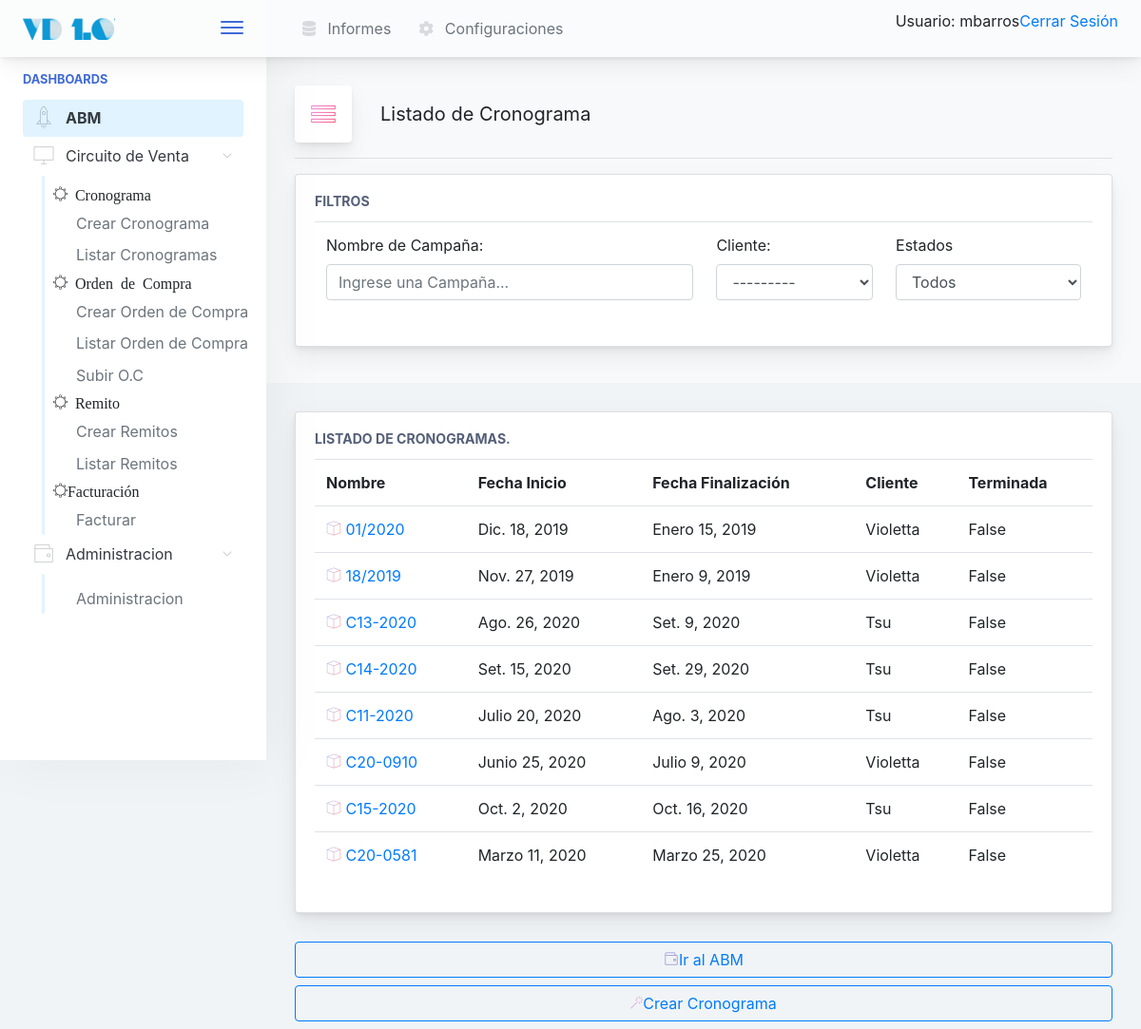
Page /venta/cronograma/listar/ (signed in) on the earlier database version.
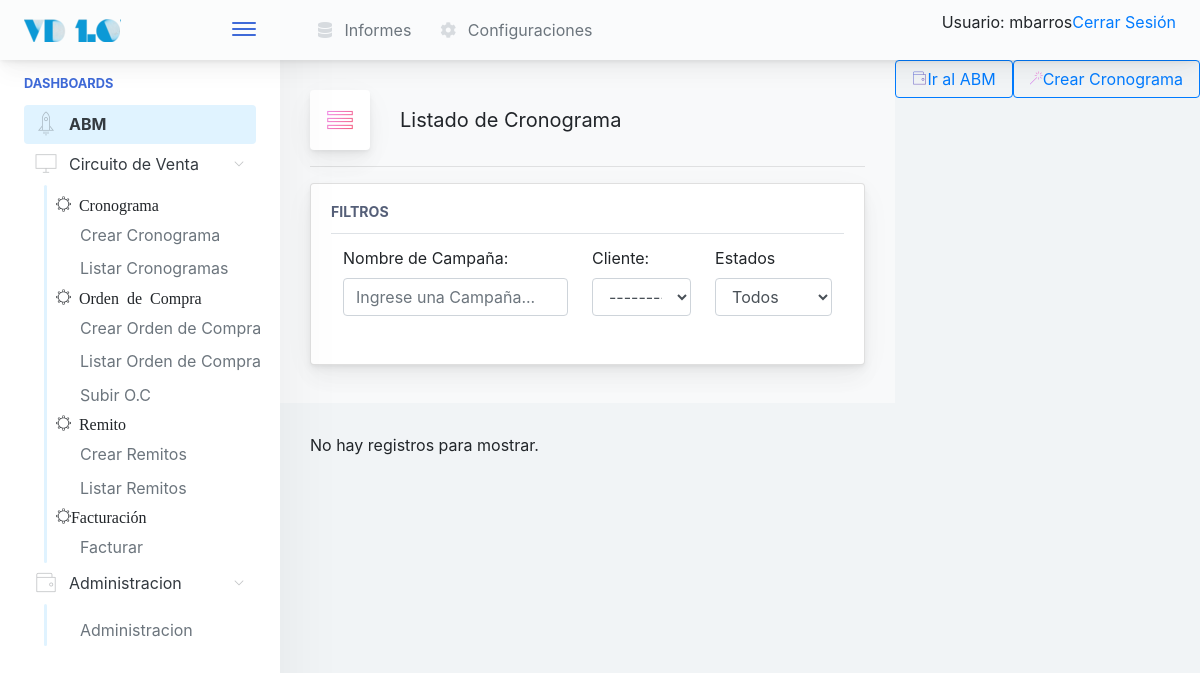
Same page on the later database version.
### venta/models.py (models this page shows)
class Cronograma(models.Model):
        nombre                                  = models.CharField(max_length=20)
        cliente                                 = models.ForeignKey(Cliente, null=False, blank=False, on_delete=models.CASCADE)
        fecha_inicio                    = models.DateField(default='1983-01-17')
        fecha_finalizacion              = models.DateField(default='1983-01-17')
        terminada                               = models.BooleanField(default=False)
        def __str__(self):
                return self.nombre

### gral/models.py (models this page shows)
class Cliente(models.Model):
    razon_social      = models.CharField(max_length=150, unique=True)
    nombre_corto      = models.CharField(max_length=25, unique=True)
    cuit              = models.CharField(max_length=15, unique=True)
    direccion_fiscal  = models.CharField(max_length=250)
    direccion_entrega = models.CharField(max_length=250)
    condicion_iva     = models.CharField(max_length=100, blank=False, default='Responsable Inscripto')
    observaciones     = models.TextField(blank=True)
    def __str__(self):
        return self.nombre_corto

### venta/views.py (the view)
# urls.py: path('cronograma/listar/', CronogramaList.as_view(), name='CronogramaList'),
class CronogramaList(LoginRequiredMixin, ListView):
	model = Cronograma

### inicio/templates/venta/cronograma_list.html (shortened to what this page needs)
{% extends '../base.html' %}
{%  block cuerpo %}
<div class="app-page-title">
	<div class="page-title-heading">
		<div class="page-title-icon">
			<i class="pe-7s-menu icon-gradient bg-ripe-malin"> </i>
		</div>
		<div>Listado de Cronograma</div>
	</div>
	<hr/>
	<div class="main-card mb-2 card">
		<div class="card-body">
			<h5 class="card-title">Filtros</h5>
			<table class="table table-hover table-fixed">
				<tr>
					<td>
						<label for="filtroNombre">Nombre de Campaña:</label>
						<input type="text" class="form-control" id="filtroNombre"
							onkeyup="filtroNombreCliente()"
							placeholder="Ingrese una Campaña..." /></td>
					<td>
						<label for="clientes_select">Cliente:</label>
						<select id="clientes_select" class="form-control"
							onchange="filtroNombreCliente()">
					</td>
					<td>
						<label for="filtroEstado">Estados</label>
						<select class="form-control" id="filtroEstado"
							onchange="filtroNombreCliente()">
							<option value="*">Todos</option>
						</select>
					</td>
				</tr>
			</table>
		</div>
	</div>
</div>
{% if object_list %}
<div class="main-card mb-3 card">
	<div class="card-body">
	<h5 class="card-title">Listado de cronogramas.</h5>
		<table class="table table-hover table-fixed" id="tablaResultado">
		  <tr>
		    <th>Nombre</th>
		    <th>Fecha Inicio</th>
		    <th>Fecha Finalización</th>
		    <th>Cliente</th>
		    <th>Terminada</th>
		  </tr>
		      {% for cronograma in object_list %}
		   <tr>
		      <td> <a href="{% url 'venta:CronogramaDetail' pk=cronograma.id %}">
		      	<i class="pe-7s-box2 icon-gradient bg-amy-crisp">
		        </i>
		        {{cronograma}}
		    </a>
		      </td>
		      <td>
		        {{cronograma.fecha_inicio }}
		      </td>
		      <td>
		        {{cronograma.fecha_finalizacion }}
		      </td>
		      <td>
		        {{cronograma.cliente}}
		      </td>
		      <td>
		        {{ cronograma.terminada }}
		      </td>
		    </tr>
		      {% endfor %}
		    {% else %}
		      <p>No hay registros para mostrar.</p>
		    {% endif %}
		</table>
	</div>
</div>
<a href="{% url 'inicio:abm' %}">
<button class="mb-2 mr-2 btn-transition btn btn-outline-primary btn-block">
		<i class="pe-7s-wallet icon-gradient bg-plum-plate"></i>Ir al ABM
</button>
</a>
<a href="{% url 'venta:CronogramaCreate' %}">
<button class="mb-2 mr-2 btn-transition btn btn-outline-primary btn-block">
		<i class="pe-7s-magic-wand icon-gradient bg-mixed-hopes"></i>Crear Cronograma
</button>
</a>
{% endblock %}

### inicio/templates/base.html (shortened to what this page needs)
<!doctype html>
<html lang="es">
<head>
    {% include "./utils/base_cabecera.html" %}
</head>
<body>
    {% if user.is_authenticated %}
            <div class="app-container app-theme-white body-tabs-shadow fixed-sidebar fixed-header">
    {% else %}
        <div class="app-container app-theme-white body-tabs-shadow fixed-sidebar fixed-header closed-sidebar">
    {% endif %}
        <div class="app-header header-shadow">
            <div class="app-header__logo">
                <div class="logo-src"></div>
                <div class="header__pane ml-auto">
                    <div>
                        <button type="button" class="hamburger close-sidebar-btn hamburger--elastic" data-class="closed-sidebar">
                            <span class="hamburger-box">
                                <span class="hamburger-inner"></span>
                            </span>
                        </button>
                    </div>
                </div>
            </div>
                <div class="app-header__content">
                <div class="app-header-left">
                                               {% if user.is_authenticated %}
                    <ul class="header-menu nav">
                        <li class="nav-item">
                            <a href="javascript:void(0);" class="nav-link">
                                <i class="nav-link-icon fa fa-database"> </i>
                                Informes
                            </a>
                        </li>
                        <li class="dropdown nav-item">
                            <a href="{% url 'configuraciones:configuraciones' %}" class="nav-link">
                                <i class="nav-link-icon fa fa-cog"></i>
                                Configuraciones
                            </a>
                        </li>
                    </ul>
                 {% endif %}
                 </div>
                <div class="app-header-right">
                    <div class="header-btn-lg pr-0">
                        <div class="widget-content p-0">
                            <div class="widget-content-wrapper">
                                <div class="widget-content-left">
                                    <div class="btn-group">
    {% if user.is_authenticated %}
     <p>Usuario:  {{ user.get_username }}</p>
     <p><a href="{% url 'logout'%}?next={{request.path}}">Cerrar Sesión</a></p>
   {% else %}
     <p><a href="{% url 'login'%}?next={{request.path}}">Ingresar</a></p>
   {% endif %}
                                    </div>
                                </div>
                            </div>
                        </div>
                    </div>        </div>
            </div>
        </div>
               <div class="app-main">
                <div class="app-sidebar sidebar-shadow">
                        <div class="scrollbar-sidebar">
                        <div class="app-sidebar__inner">
                            {% if user.is_authenticated %}
                            <ul class="vertical-nav-menu">
                                <li class="app-sidebar__heading">Dashboards</li>
                                  <li>
                                     <a href="{% url 'inicio:abm' %}" class="mm-active">
                                        <i class="metismenu-icon pe-7s-rocket"></i>
                                        ABM
                                    </a>
                                </li>
                                <li>
                                    <a href="#">
                                        <i class="metismenu-icon pe-7s-monitor"></i>
                                        Circuito de Venta
                                        <i class="metismenu-state-icon pe-7s-angle-down caret-left"></i>
                                    </a>
                                    <ul>
                                    	<li><i class="pe-7s-settings">  Cronograma</i></li>
                                        <li>
                                            <a href="{% url 'venta:CronogramaCreate' %}">
                                                Crear Cronograma
                                            </a>
                                        </li>
                                         <li>
                                            <a href="{% url 'venta:CronogramaList' %}">
                                                Listar Cronogramas
                                            </a>
                                        </li>
                                    	<li><i class="pe-7s-settings">  Orden de Compra</i></li>
                                         <li>
                                            <a href="{% url 'venta:OrdenCompraCompleto' %}">
                                                Crear Orden de Compra
                                            </a>
                                        </li>
                                        <li>
                                            <a href="{% url 'venta:OrdenCompraList' %}">
                                                Listar Orden de Compra
                                            </a>
                                        </li>
                                        <li>
                                            <a href="{% url 'upoc:SubirOC' %}">
                                                Subir O.C
                                            </a>
                                        </li>
                                    	<li><i class="pe-7s-settings">  Remito</i></li>
                                          <li>
                                            <a href="{% url 'venta:RemitoCrear' %}">
                                                Crear Remitos
                                            </a>
                                        </li>
                                        <li>
                                            <a href="{% url 'venta:RemitoListar' %}">
                                                Listar Remitos
                                            </a>
                                        </li>
                                        <li><i class="pe-7s-settings">Facturación</i></li>
                                                                           <li>
                                            <a href="{% url 'venta:RemitoCrear' %}">
                                                Facturar
                                            </a>
                                        </li>
                                    </ul>
                                                                    <li>
                                    <a href="#">
                                        <i class="metismenu-icon pe-7s-wallet"></i>
                                        Administracion
                                        <i class="metismenu-state-icon pe-7s-angle-down caret-left"></i>
                                    </a>
                                    <ul>
                                        <li>
                                            <a href="{% url 'admin:index' %}">
                                                Administracion
                                            </a>
                                        </li>
                                        </ul>
                                </li>
                            </ul>
                            {% endif %}
                        </div>
                    </div>
                </div>    <div class="app-main__outer">
                <div class="app-main__inner">
                                            {% if user.is_authenticated %}
			{% block cuerpo %}
			{% endblock %}
			{% else %}
			{% block sesion%}
			{% endblock %}
			{% endif %}
			</div>
    </div>
        </div>
    </div>
</body>
</html>

### inicio/templates/utils/base_cabecera.html (shortened to what this page needs)
{% load static %}
<link href="{% static 'css/main.css'%}" rel="stylesheet"></head>
<link rel="stylesheet" href="https://ajax.googleapis.com/ajax/libs/jqueryui/1.12.1/themes/smoothness/jquery-ui.css">
<link rel="stylesheet" href="https://stackpath.bootstrapcdn.com/bootstrap/4.3.1/css/bootstrap.min.css">

### inicio/templates/utils/base_pie.html (shortened to what this page needs)
{% load static %}

Differences in the rows shown:
removed Cronograma: nombre "01/2020", fecha_inicio "Dic. 18, 2019", fecha_finalizacion "Enero 15, 2019", cliente "Violetta", terminada "False"
removed Cronograma: nombre "18/2019", fecha_inicio "Nov. 27, 2019", fecha_finalizacion "Enero 9, 2019", cliente "Violetta", terminada "False"
removed Cronograma: nombre "C13-2020", fecha_inicio "Ago. 26, 2020", fecha_finalizacion "Set. 9, 2020", cliente "Tsu", terminada "False"
removed Cronograma: nombre "C14-2020", fecha_inicio "Set. 15, 2020", fecha_finalizacion "Set. 29, 2020", cliente "Tsu", terminada "False"
removed Cronograma: nombre "C11-2020", fecha_inicio "Julio 20, 2020", fecha_finalizacion "Ago. 3, 2020", cliente "Tsu", terminada "False"
removed Cronograma: nombre "C20-0910", fecha_inicio "Junio 25, 2020", fecha_finalizacion "Julio 9, 2020", cliente "Violetta", terminada "False"
removed Cronograma: nombre "C15-2020", fecha_inicio "Oct. 2, 2020", fecha_finalizacion "Oct. 16, 2020", cliente "Tsu", terminada "False"
removed Cronograma: nombre "C20-0581", fecha_inicio "Marzo 11, 2020", fecha_finalizacion "Marzo 25, 2020", cliente "Violetta", terminada "False"
Other differences:
text no longer shown: "LISTADO DE CRONOGRAMAS. Nombre Fecha Inicio Fecha Finalización Cliente Terminada"
text now shown: "No hay registros para mostrar."
